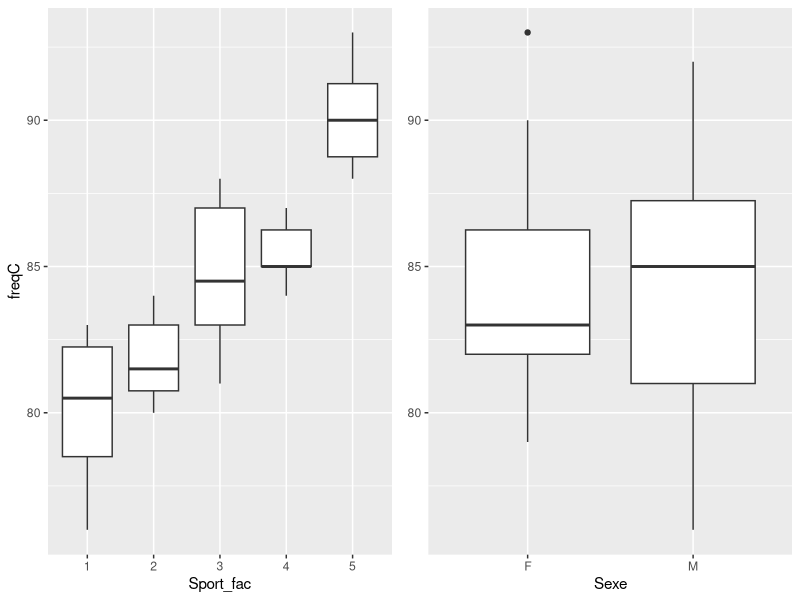
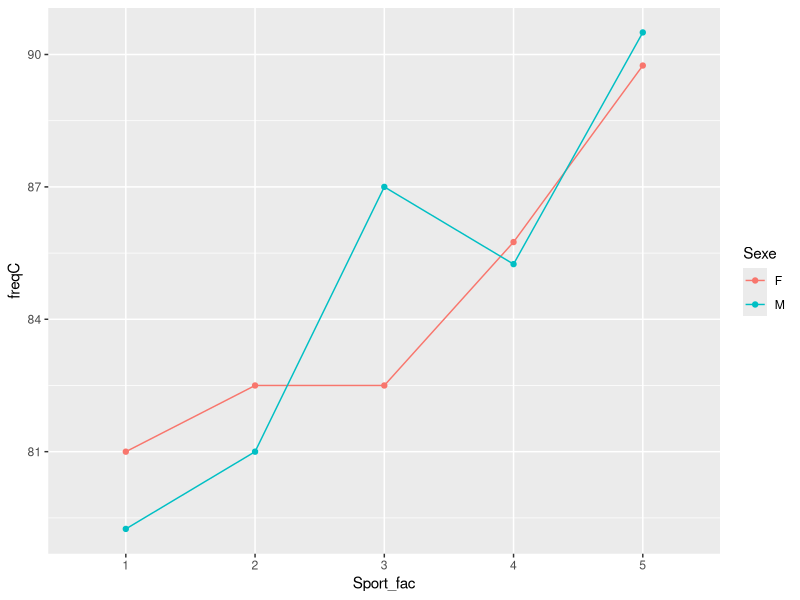
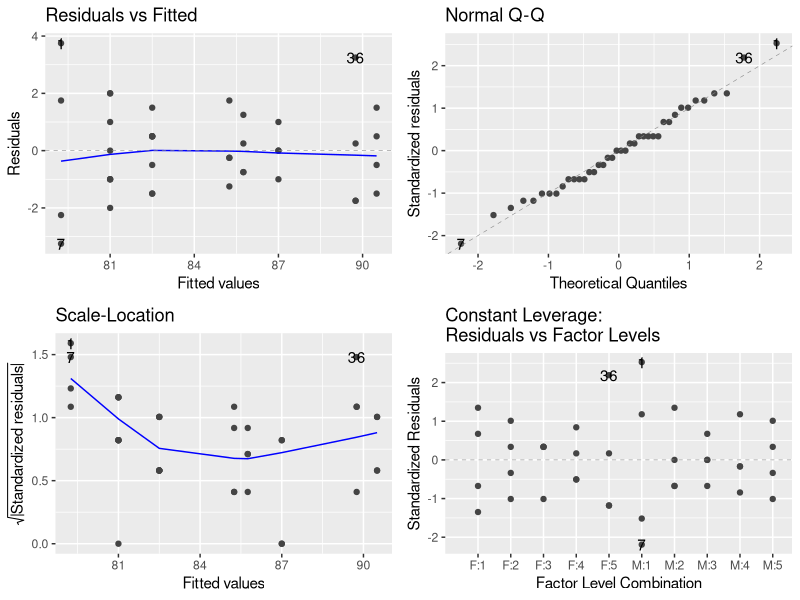
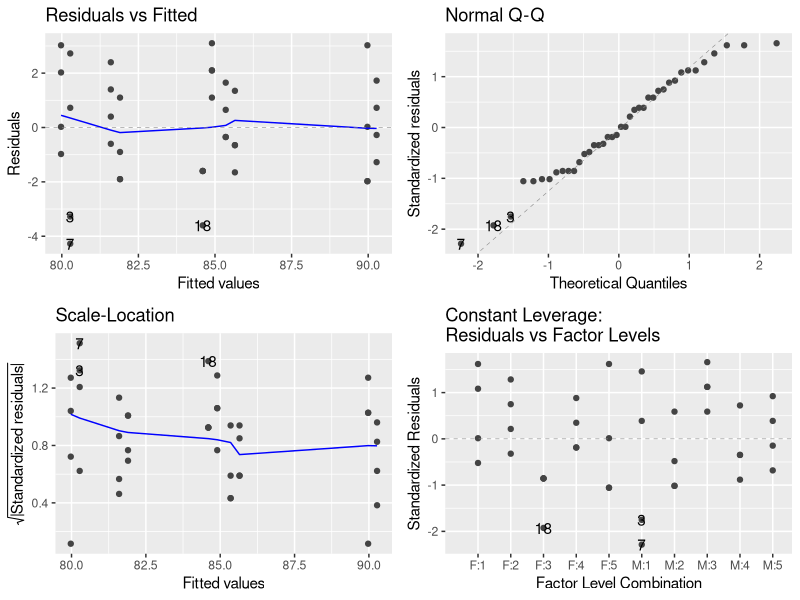
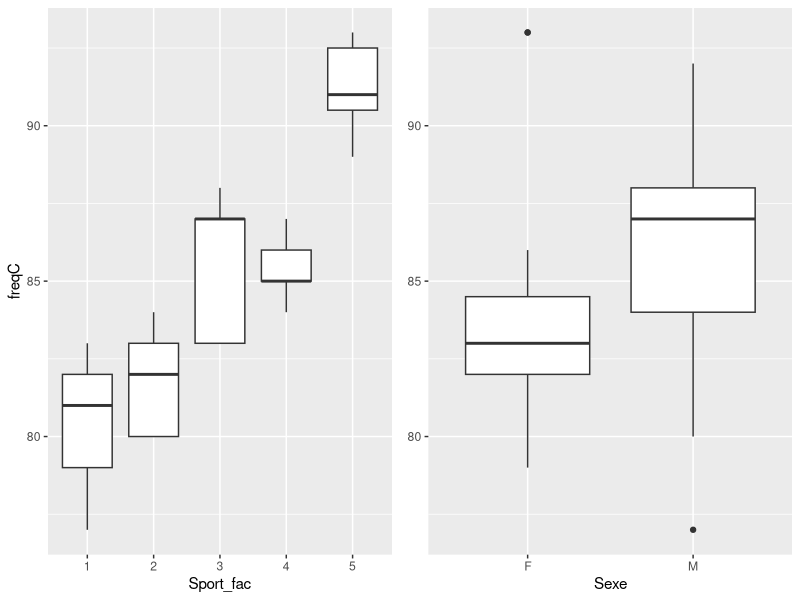
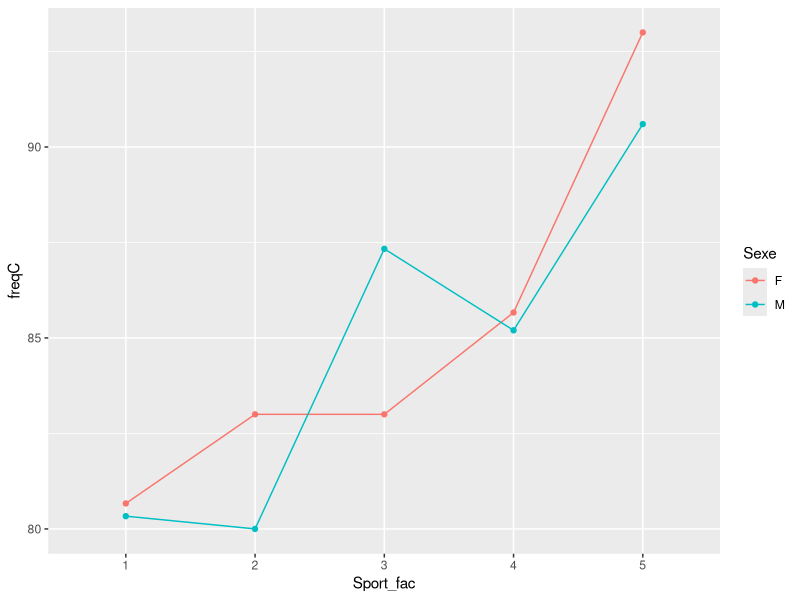
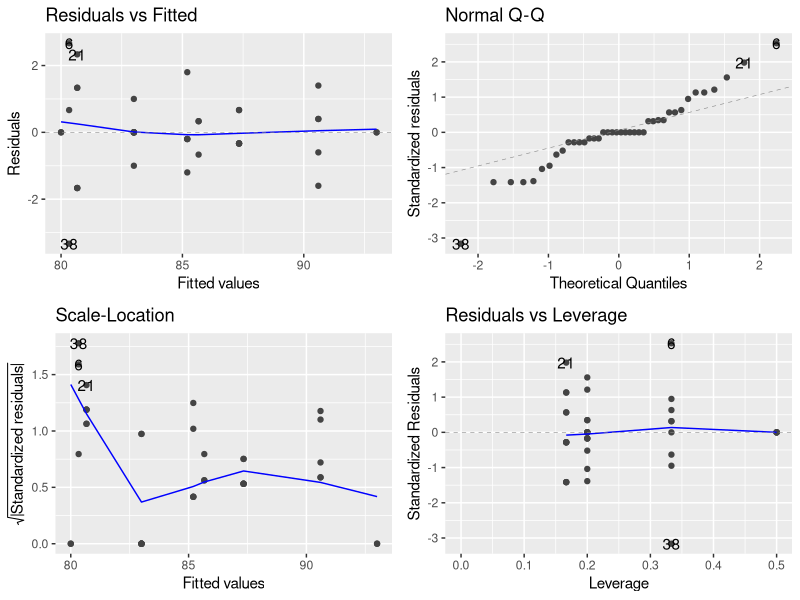

Here is the R script that generated these plots, in order:
## ---- chunk 1
knitr::opts_chunk$set(echo = TRUE, cache = TRUE)
#pour la fonction Anova
library(car)
# pour le tidyverse
library(dplyr)
# pour les graphiques
library(ggplot2) 
library(ggfortify)
library(ggpubr)
# pour les moyennes ajustées
library(emmeans) 
## ---- chunk 2
freq <- read.table("data/FreqCardiaqueEq.txt", skip=1, header=T, sep=" ") 
summary(freq)
##Attention age numerique si pas de precision

freq <- freq %>% mutate(Sport_fac = as.factor(Sport))
summary(freq)
## ---- chunk 3

with( freq,
      table(Sexe, Sport)
      )
# ou en mode tidy
freq %>% count(Sexe, Sport)
## ---- chunk 4
freq %>% group_by(Sexe) %>% summarise(mean_freq = mean(freqC))
freq %>% group_by(Sport) %>% summarise(mean_freq = mean(freqC))
freq %>% group_by(Sexe, Sport) %>% summarise(mean_freq = mean(freqC))

  
p1 <- ggplot(freq, aes(y=freqC, x = Sport_fac)) + geom_boxplot()
  
p2 <- ggplot(freq, aes(y=freqC, x = Sexe)) + geom_boxplot()

ggarrange(p1,p2+rremove('ylab'))

freq %>% 
  ggplot() +
  aes(x = Sport_fac, color = Sexe, group = Sexe, y = freqC) +
  stat_summary(fun.y = mean, geom = "point") +
  stat_summary(fun.y = mean, geom = "line")
## ---- chunk 5
 lmInt <- lm(freqC~Sexe+Sport+Sexe*Sport, data=freq)
 summary(lmInt)
## ---- chunk 6
 lmInt <- lm(freqC~Sexe+Sport_fac+Sexe*Sport_fac, data=freq)
 summary(lmInt)
## ---- chunk 7
autoplot(lmInt, data = freq)

lm0 <- lm(freqC ~ 1, data=freq)
anova(lm0, lmInt)

lm12 <- lm( freqC ~ Sexe + Sport_fac, data = freq)
summary(lm12)


lm1 <- lm( freqC ~ Sexe , data = freq)
anova(lm0, lm1)

lm2 <- lm( freqC ~ Sport_fac , data = freq)
anova(lm2, lm12)


 lmInt2 <- lm(freqC~Sport_fac + Sexe+ Sexe:Sport_fac, data=freq)
 summary(lmInt)

 
 anova(lmInt2)
Anova(lmInt, type="II")
## ---- chunk 8
 lm1 <- lm(freqC~Sexe+Sport_fac, data=freq)
 summary(lm1)

## ---- chunk 9
autoplot(lm1)
anova(lm1)
Anova(lm1, type="II")
## ---- chunk 10
 freq2 <- read.table(file="data/FreqCardiaqueDes1.txt", header=T)
freq2 <- freq2 %>% mutate(Sport_fac = as.factor(Sport))

freq2 %>% count(Sport, Sexe) 
## ---- chunk 11
freq2 %>% group_by(Sport) %>% summarise(mean_freq = mean(freqC)) 

freq2 %>% group_by(Sexe) %>% summarise(mean_freq = mean(freqC)) 

freq2 %>% group_by(Sport, Sexe) %>% summarise(mean_freq = mean(freqC)) 
## ---- chunk 12
p1 <- ggplot(freq2, aes(y=freqC, x = Sport_fac)) + geom_boxplot()
  
p2 <- ggplot(freq2, aes(y=freqC, x = Sexe)) + geom_boxplot()

ggarrange(p1,p2+rremove('ylab'))

freq2 %>% 
  ggplot() +
  aes(x = Sport_fac, color = Sexe, group = Sexe, y = freqC) +
  stat_summary(fun.y = mean, geom = "point") +
  stat_summary(fun.y = mean, geom = "line")

## ---- chunk 13

## ---- chunk 14
lmInt_des <- lm(freqC~ Sexe + Sport_fac + Sexe : Sport_fac, data=freq2)
lmInt_des_2 <- lm(freqC~ Sport_fac +Sexe + Sexe : Sport_fac, data=freq2)
autoplot(lmInt_des_2)

anova(lmInt_des)
anova(lmInt_des_2)

Anova(lmInt_des_2, type="II")
Anova(lmInt_des_2, type="III")

emmeans(lmInt_des_2,pairwise~Sport_fac,adjust="none")

emmeans(lmInt_des_2,pairwise~Sexe,adjust="none")
